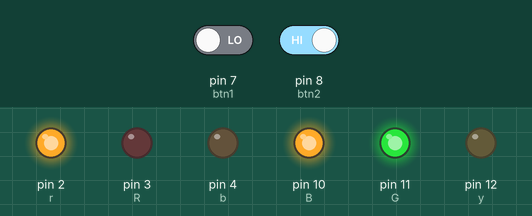
Bench run of a sketch on a simulated Arduino Uno, built with avr-gcc and run on an emulated ATmega328P. Parts: output pins drawn as LEDs (lit = HIGH). The inputs (shaded band) are chosen by the test bench; at power-on: pin 7 (btn1) LOW, pin 8 (btn2) HIGH.

Above: at 1.2 s.
1.3 s: pin 7 (btn1) driven HIGH and pin 8 (btn2) driven LOW
At 2.0 s:
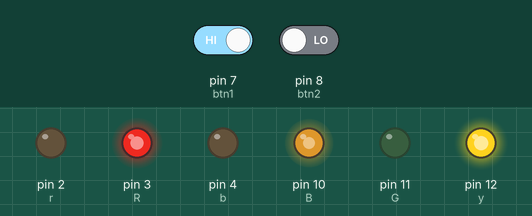
2.9 s: pin 7 (btn1) driven LOW and pin 8 (btn2) driven HIGH
At 3.04 s:
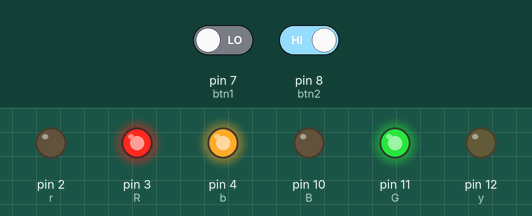
Timing chart, 0 to 5.9 s (numbered marks = the images above; inputs shaded):
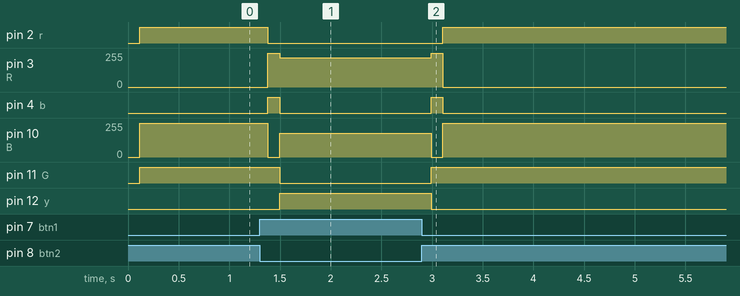

Measured:
- after the input at 1.3 s, pin 2 (r): HIGH → LOW after 0.08 s; pin 3 (R): 0/255 → 255/255 after 0.08 s, → 220/255 0.12 s later; pin 4 (b): LOW → HIGH after 0.08 s, → LOW 0.12 s later; pin 10 (B): 255/255 → 0/255 after 0.08 s, → 180/255 0.12 s later; pin 11 (G): HIGH → LOW after 0.20 s
- after the input at 2.9 s, pin 2 (r): LOW → HIGH after 0.21 s; pin 3 (R): 220/255 → 255/255 after 0.09 s, → 0/255 0.12 s later; pin 4 (b): LOW → HIGH after 0.09 s, → LOW 0.12 s later; pin 10 (B): 180/255 → 0/255 after 0.09 s, → 255/255 0.12 s later; pin 11 (G): LOW → HIGH after 0.09 s

The sketch:

lighting.ino
```cpp
int btn1 = 7;
int btn2 = 8;
int sum = 10;
int p=0;
int q=0;
int k=0;

int r=2;
int b=4;
int y=12;

int R=3;
int B=10;
int G=11;

void setup(){
  pinMode(btn1,INPUT);
  pinMode(btn2,INPUT);
  pinMode(r,OUTPUT);
  pinMode(b,OUTPUT);
  pinMode(y,OUTPUT);
}

void loop(){
  delay(115);
  int v1=digitalRead(btn1);
  int v2=digitalRead(btn2);

  if(v1==HIGH && v2==LOW){
    if(sum==0){
      sum=sum;
    }else{
      sum = sum-10;
    }
  } else if(v2==LOW && v1==LOW){
    sum = sum;
  } else if(v1==LOW &&v2 == HIGH){
    if(sum==20){
    sum = sum;
    }else {
      sum=sum+10;
    }
  }

  if(sum==20){
    digitalWrite(r,HIGH);
    digitalWrite(b,LOW);
    digitalWrite(y,LOW);

    analogWrite(R,0);
    analogWrite(G,255);
    analogWrite(B,255);

  }else if(sum==10){
    digitalWrite(r,LOW);
    digitalWrite(b,HIGH);
    digitalWrite(y,LOW);

    analogWrite(R,255);
    analogWrite(G,255);
    analogWrite(B,0);

  }else if(sum==0){
    digitalWrite(r,LOW);
    digitalWrite(b,LOW);
    digitalWrite(y,HIGH);

    analogWrite(R,220);
    analogWrite(G,0);
    analogWrite(B,180);
  }
}
```
